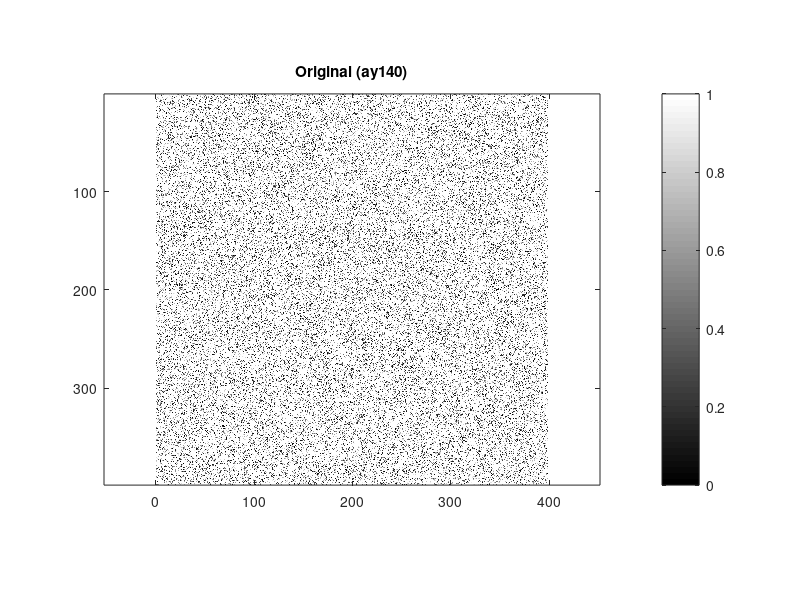
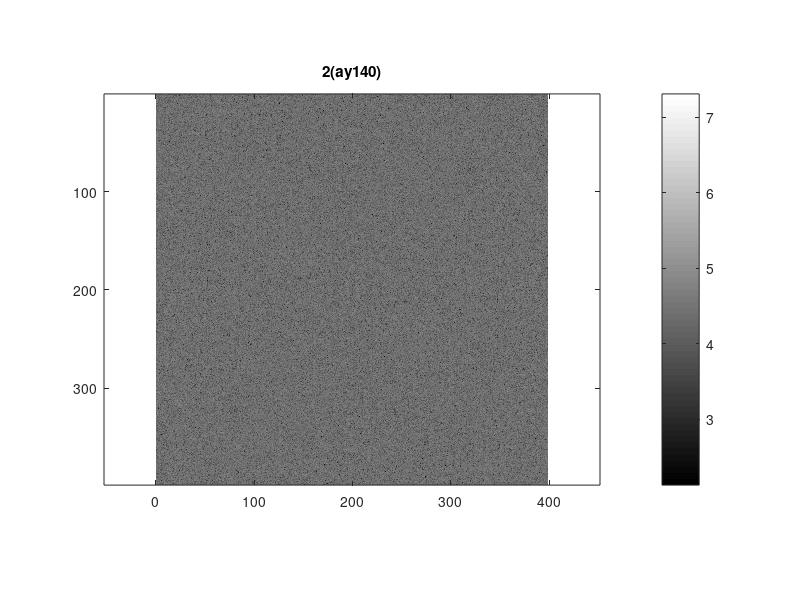
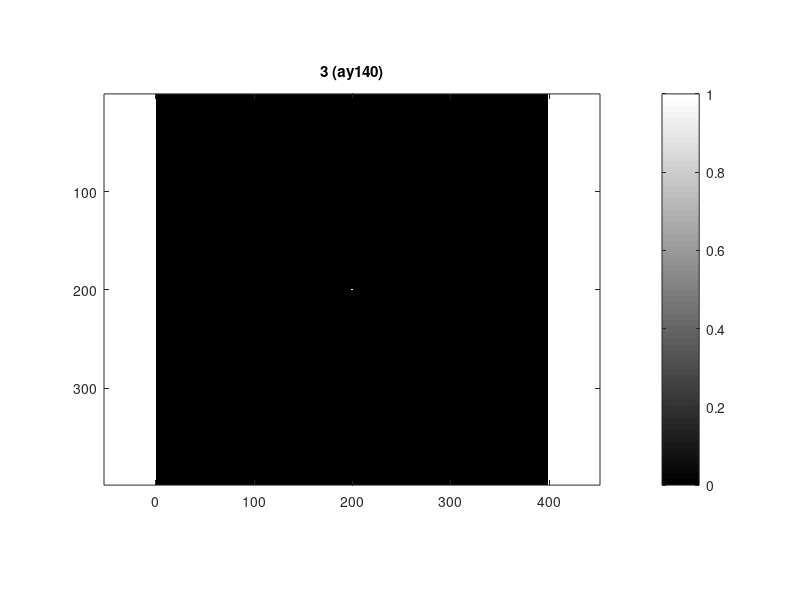
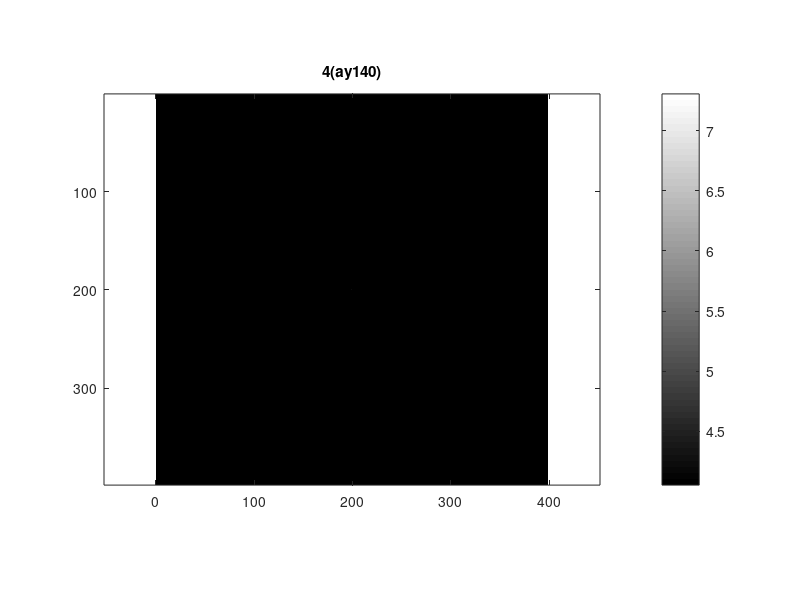

Source code (MATLAB) for these figures, in order:
% x = imread('coins.png');

% 399x399 matrix of random numbers
x = randi([0,255],399,399);
x = x(2:end, 2:end);
figure(1); clf
image(x); axis equal; colormap gray; colorbar
title('Original (ay140)');

X = fft2(x);
Xs = fftshift(X);
figure(2); clf
imagesc(log10(abs(Xs))); axis equal; colormap gray; colorbar
title('2(ay140)');

[rows, cols] = size(x);
max_size = max(rows, cols);
rnorm = rows/max_size; cnorm = cols/max_size;
[v, u] = meshgrid(linspace(-cnorm, cnorm, cols),...
    linspace(-rnorm, rnorm, rows)) ;
% filter = sqrt(u.^2+v.^2)<0.006;
filter = (abs(u)<0.006) & (abs(v)<0.006);

figure(3); clf
imagesc(filter); axis equal; colormap gray; colorbar
title('3 (ay140)');

Xsfiltered = Xs.*filter;

figure(4); clf
imagesc(log10(abs(Xsfiltered))); axis equal; colormap gray; colorbar
title('4(ay140)');

Xfiltered = ifftshift(Xsfiltered);
xfiltered = ifft2(Xfiltered);
figure(5); clf
imagesc(real(xfiltered), [0, 255]); axis equal; colormap gray; colorbar
title('Filtered Image (ay140)');

figure(6); clf
imagesc(real(xfiltered)); axis equal; colormap gray; colorbar
title('Filtered Image (ay140)');

figure (7); clf
title('Filtered Image (ay140)');
surfc ( real(xfiltered) ); colormap gray ; shading interp ; colorbar